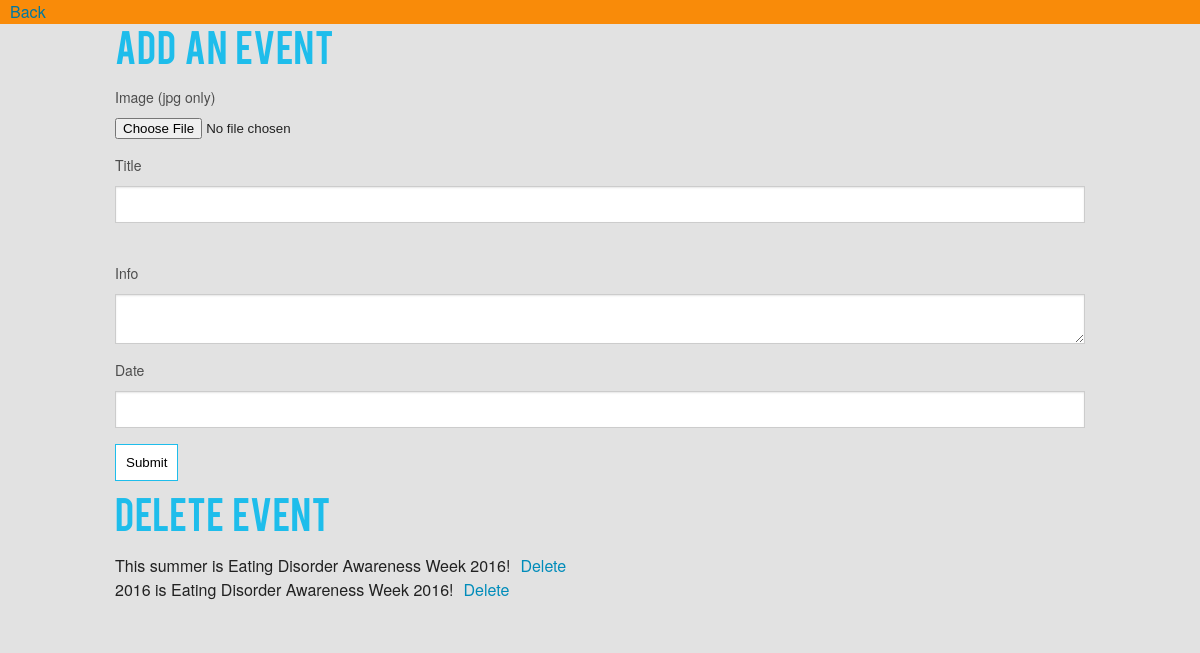
Page /admin/admin_editIndex.php on the committed database.
### tables this page shows
CREATE TABLE tbl_events (
  events_id smallint(4) unsigned NOT NULL,
  events_img varchar(50) NOT NULL,
  events_title varchar(100) NOT NULL,
  events_info text NOT NULL,
  events_date varchar(100) NOT NULL
);

### admin/includes/read.php (called while the page is built, shortened)
<?php
	function getEvents($tblEv, $id) {
		include('connect.php');
		$eventquery = "SELECT * FROM {$tblEv} ORDER BY {$id} DESC";
		$runev = mysqli_query($link, $eventquery);
		if($runev){
			return $runev;
		}else{
			$error = "there was an error gathering data";
			return $error;
		}
	}
?>

### admin/admin_editIndex.php (the view, shortened to what this page needs)
<?php
	$tblEv = "tbl_events";
	$id = "events_id";
	$events = getEvents($tblEv,$id);
 ?>
<html>
<head>
	<link href="../css/main.css" rel="stylesheet" type="text/css" media="screen">
 	<link rel="stylesheet" href="../css/foundation.css" />
</head>
<body>
	<div class="back">
		<a href="admin_index.php">Back</a>
	</div>
	<div class="row">
		<div class="small-12 large-12 columns adminPage">
			<h2>Add an Event</h2>
			<form action="admin_editindex.php" method="post" enctype="multipart/form-data">
			<label>Image (jpg only)</label>
			<input type="file" name="image" value=""><br>
			<label>Title</label>
			<input type="text" name="title" value""><br>
			<label>Info</label>
			<textarea type="text" name="info"></textarea>
			<label>Date</label>
			<input type="text" name="date">
			<input class="adminBtn" type="submit" name="submit">
			</form>
			<h2>Delete Event</h2>
			<?php
			while($row=mysqli_fetch_array($events)) {
				echo "{$row['events_title']}";
				echo "<a class=\"delete\" href=\"includes/caller_events.php?caller_id=delete&id={$row['events_id']}\">Delete</a><br>";
			}
 			?>
 			 <br>
		</div>
	</div>
</body>
</html>

### css/main.css (style rules this page uses)
html { background-color: #e2e2e2; }
label { float: left; display: inline; margin-right: 5px; color: #cacaca; }
.adminBtn { padding: 10px; border: 1px solid #1ebdeb; background-color: #FFF; cursor: pointer; margin-bottom: 10px; }
.adminPage h2 { font-family: 'bebasregular', sans-serif; word-spacing: 5px; color: #1ebdeb; }
.adminPage label { padding-bottom: 10px; }
.delete { padding-left: 10px; }
.back { background-color: #f98b09; }
.back a { padding-top: 10px; padding-bottom: 10px; color: #FFF; padding-left: 10px; }

### rows in the picture
tbl_events: events_title "This summer is Eating Disorder Awareness Week 2016!"
tbl_events: events_title "2016 is Eating Disorder Awareness Week 2016!"
